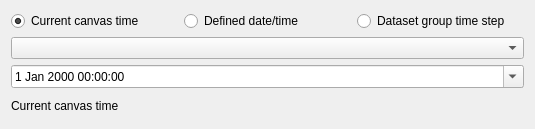
<?xml version="1.0" encoding="UTF-8"?>
<ui version="4.0">
 <class>QgsProcessingMeshDatasetTimeWidgetBase</class>
 <widget class="QWidget" name="QgsProcessingMeshDatasetTimeWidgetBase">
  <property name="geometry">
   <rect>
    <x>0</x>
    <y>0</y>
    <width>535</width>
    <height>129</height>
   </rect>
  </property>
  <property name="windowTitle">
   <string notr="true">Form</string>
  </property>
  <layout class="QVBoxLayout" name="verticalLayout">
   <item>
    <layout class="QHBoxLayout" name="horizontalLayout">
     <item>
      <widget class="QRadioButton" name="radioButtonCurrentCanvasTime">
       <property name="text">
        <string>Current canvas time</string>
       </property>
       <property name="checked">
        <bool>true</bool>
       </property>
      </widget>
     </item>
     <item>
      <widget class="QRadioButton" name="radioButtonDefinedDateTime">
       <property name="text">
        <string>Defined date/time</string>
       </property>
       <property name="checked">
        <bool>false</bool>
       </property>
      </widget>
     </item>
     <item>
      <widget class="QRadioButton" name="radioButtonDatasetGroupTimeStep">
       <property name="text">
        <string>Dataset group time step</string>
       </property>
      </widget>
     </item>
    </layout>
   </item>
   <item>
    <widget class="QComboBox" name="comboBoxDatasetTimeStep"/>
   </item>
   <item>
    <widget class="QDateTimeEdit" name="dateTimeEdit">
     <property name="calendarPopup">
      <bool>true</bool>
     </property>
     <property name="timeSpec">
      <enum>Qt::UTC</enum>
     </property>
    </widget>
   </item>
   <item>
    <widget class="QLabel" name="labelCurrentCanvasTime">
     <property name="text">
      <string>Current canvas time</string>
     </property>
    </widget>
   </item>
  </layout>
 </widget>
 <tabstops>
  <tabstop>radioButtonCurrentCanvasTime</tabstop>
  <tabstop>radioButtonDefinedDateTime</tabstop>
  <tabstop>radioButtonDatasetGroupTimeStep</tabstop>
  <tabstop>comboBoxDatasetTimeStep</tabstop>
  <tabstop>dateTimeEdit</tabstop>
 </tabstops>
 <resources/>
 <connections/>
</ui>
